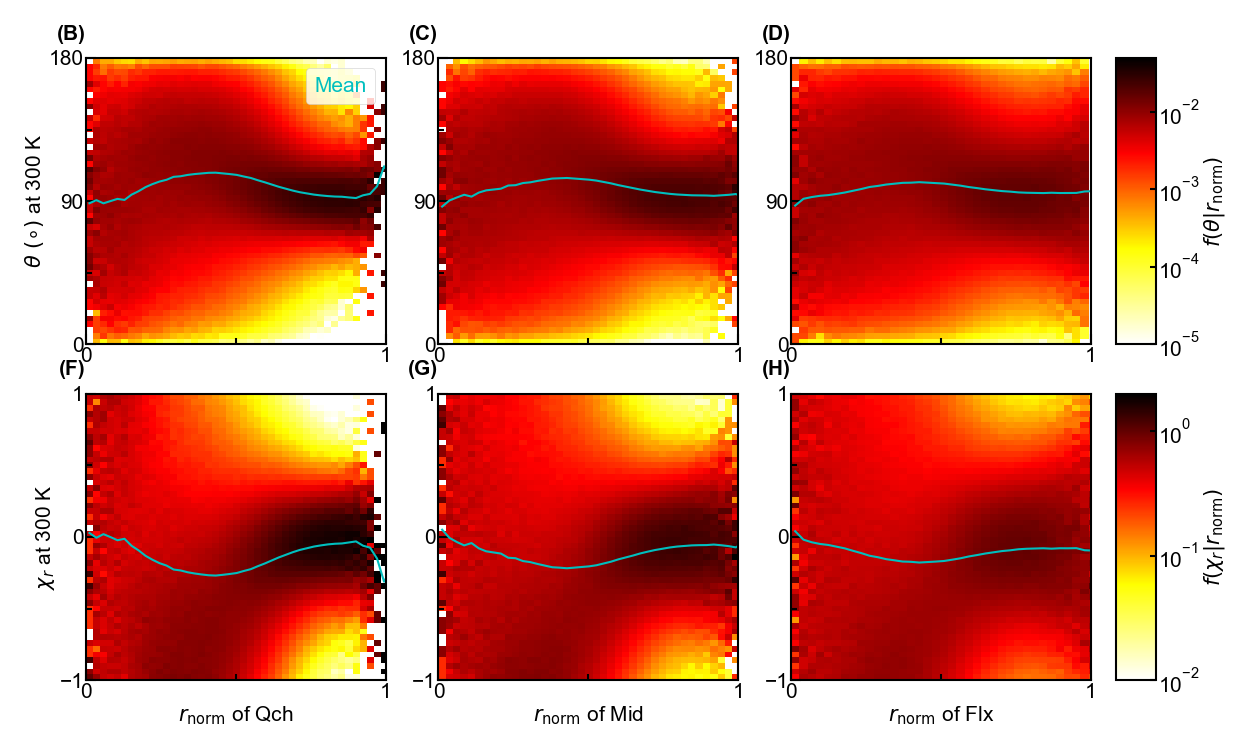

Here is the Python script that generated this plot:
"""Import Modules"""
import numpy as np
from scipy.optimize import curve_fit
import random
import matplotlib.pyplot as plt
import matplotlib.cm as cm
from matplotlib.colors import LinearSegmentedColormap,ListedColormap
import matplotlib.ticker as ticker
from mpl_toolkits.axes_grid1 import make_axes_locatable
from matplotlib.pyplot import MultipleLocator
from matplotlib.collections import LineCollection
from matplotlib import colors
from matplotlib.ticker import LogLocator,LogFormatter,AutoMinorLocator
import sys
sys.path.append('D:\\Work\\Code\\Functions')
from pyw import pyw

"""Set Arguments"""
dir1='../../dst/dst_r'
dir2='../../ori/ori_r'
dir3='../../ori/ori_r_rel'
dir4='../../ori/mag_r'
figname='ori_r'
mdls=['1.55sgm_1.0sgm','1.5sgm_0.82sgm','1.37sgm_0.6sgm']
Mdls=['Qch','Mid','Flx']
nmd=len(mdls)
res=['A','R','N','D','C','Q','E','G','H','I','L','K','M','F','P','S','T','W','Y','V']
res_sort=['R','H','K','D','E','S','T','N','Q','C','G','P','A','V','I','L','M','F','Y','W']
seq='MASNDYTQQA TQSYGAYPTQ PGQGYSQQSS QPYGQQSYSG YSQSTDTSGY GQSSYSSYGQ SQNTGYGTQS TPQGYGSTGG YGSSQSSQSS YGQQSSYPGY ' \
    'GQQPAPSSTS GSYGSSSQSS SYGQPQSGSY SQQPSYGGQQ QSYGQQQSYN PPQGYGQQNQ YNS'
seq=seq.replace(' ','')
nat=len(seq)
seq=[res.index(seq[i]) for i in range(nat)]
nhi_r=250
nhi_tht=50
nhi_phi=50
nhi_mag=50

"""Read Data"""
rs=np.zeros(nmd)
d=np.zeros(nmd)
for i in range(nmd):
    rs[i],d[i]=pyw(f'{dir1}/{mdls[i]}.pyw','Position')[:2,0]

r=np.zeros((nmd,nhi_r))
tht=np.zeros((nmd,nhi_tht))
ptht=np.zeros((nmd,nhi_r,nhi_tht))
tht_mean=np.zeros((nmd,nhi_r))
tht_std=np.zeros((nmd,nhi_r))
for i in range(nmd):
    q=np.load(f'{dir2}/{mdls[i]}.npz')
    r[i]=q['r']
    tht[i]=q['tht']
    ptht[i]=q['p']
    tht_mean[i]=q['tht_mean']
    tht_std[i]=q['tht_std']
tht*=180/np.pi
ptht/=180/np.pi
tht_mean*=180/np.pi
tht_std*=180/np.pi
for i in range(nmd):
    idx=r[i]>rs[i]+d[i]
    ptht[i,idx]=np.nan
ptht=ptht/np.sum(ptht*180/nhi_tht,axis=-1,keepdims=True)

p_rand=np.pi/360*np.sin(np.pi*tht[0]/180)
dptht=2*np.arccos(np.clip(np.sum(np.sqrt(ptht)*np.sqrt(p_rand[np.newaxis,np.newaxis])*180/nhi_tht,axis=-1),-1.0,1.0))

r=np.zeros((nmd,nhi_r))
mag=np.zeros((nmd,nhi_mag))
pmag=np.zeros((nmd,nhi_r,nhi_mag))
mag_mean=np.zeros((nmd,nhi_r))
mag_std=np.zeros((nmd,nhi_r))
for i in range(nmd):
    q=np.load(f'{dir4}/{mdls[i]}.npz')
    r[i]=q['r']
    mag[i]=q['mag']
    pmag[i]=q['p']
    mag_mean[i]=q['mag_mean']
    mag_std[i]=q['mag_std']
pmag=pmag/np.sum(pmag*2/nhi_mag,axis=-1,keepdims=True)

"""Plot"""
fig,axs=plt.subplots(2,nmd,figsize=(25,15))
marglft=0.5
margrig=0.5
margbot=0.5
margtop=0.5
spcwth=0.2
spchei=-0.1
cbarwth=0.8
cbarspcwth=0.5
wth=3
font={'family':'Arial','size':30}
lenmaj=15
lenmin=8
lenbar=8
xtick=1
ytick=90
ctick=1
color=[(1,1,1),(1,1,0),(1,0,0),(0,0,0)]
nodes=[0/3,1/3,2/3,3/3]
cmap1=LinearSegmentedColormap.from_list('custom_cmap',list(zip(nodes,color)))
norm1=colors.LogNorm(vmin=1e-5,vmax=5e-2)
color=[(1,1,1),(1,1,0),(1,0,0),(0,0,0)]
nodes=[0/3,1/3,2/3,3/3]
cmap2=LinearSegmentedColormap.from_list('custom_cmap',list(zip(nodes,color)))
norm2=colors.LogNorm(vmin=1e-2,vmax=2e0)
ann=[['(B)','(C)','(D)'],['(F)','(G)','(H)']]

for i in range(nmd):
    ax=axs[0,i]
    ax.annotate(ann[0][i],xy=(0.0,1.05),xycoords='axes fraction',fontfamily=font['family'],fontsize=font['size'],fontweight='bold',va='bottom',ha='right')
    ax.pcolormesh(r[i]/(rs[i]+d[i]),tht[i],ptht[i].T,cmap=cmap1,norm=norm1)
    ax.plot(r[i]/(rs[i]+d[i]),tht_mean[i],'c',linewidth=wth,label='Mean')
    ax.autoscale()
    ax.minorticks_on()
    ax.tick_params(axis='both',which='major',direction='in',width=wth,length=lenmaj,labelfontfamily=font['family'],labelsize=font['size'])
    ax.tick_params(axis='both',which='minor',direction='in',width=wth,length=lenmin,labelfontfamily=font['family'],labelsize=font['size'])
    ax.xaxis.set_major_locator(MultipleLocator(1))
    ax.xaxis.set_minor_locator(AutoMinorLocator(2))
    ax.yaxis.set_major_locator(MultipleLocator(90))
    ax.yaxis.set_minor_locator(AutoMinorLocator(2))
    ax.spines['bottom'].set_linewidth(wth)
    ax.spines['top'].set_linewidth(wth)
    ax.spines['left'].set_linewidth(wth)
    ax.spines['right'].set_linewidth(wth)
    ax.set_xlim(0,1)
    if i==0:
        ax.set_ylabel('$\\theta~(\\circ)$ at 300 K',fontdict=font)
        leg=ax.legend(loc='best',handlelength=0.0,handletextpad=0.0,prop={'family':font['family'],'size':font['size']})
        for hnd,txt in zip(leg.legend_handles,leg.get_texts()):
            txt.set_color(hnd.get_color())

top=axs[0,-1].get_position().y1
bot=axs[0,-1].get_position().y0
cbar_ax=fig.add_axes([1.0,bot,0.1,top-bot])
sm=plt.cm.ScalarMappable(cmap=cmap1,norm=norm1)
sm.set_array([])
cbar1=plt.colorbar(sm,cax=cbar_ax)
cbar1.set_label('$f(\\theta|r_\\mathrm{norm})$',fontdict=font)
cbar1.ax.tick_params(which='major',direction='in',width=wth,length=lenmin,labelfontfamily=font['family'],labelsize=font['size'])
cbar1.ax.tick_params(which='minor',direction='in',width=wth,length=0,labelfontfamily=font['family'],labelsize=font['size'])
cbar1.outline.set_linewidth(wth)

for i in range(nmd):
    ax=axs[1,i]
    ax.annotate(ann[1][i],xy=(0.0,1.05),xycoords='axes fraction',fontfamily=font['family'],fontsize=font['size'],fontweight='bold',va='bottom',ha='right')
    ax.pcolormesh(r[i]/(rs[i]+d[i]),mag[i],pmag[i].T,cmap=cmap2,norm=norm2)
    ax.plot(r[i]/(rs[i]+d[i]),mag_mean[i],'c',linewidth=wth,label='Mean')
    ax.autoscale()
    ax.minorticks_on()
    ax.tick_params(axis='both',which='major',direction='in',width=wth,length=lenmaj,labelfontfamily=font['family'],labelsize=font['size'])
    ax.tick_params(axis='both',which='minor',direction='in',width=wth,length=lenmin,labelfontfamily=font['family'],labelsize=font['size'])
    ax.xaxis.set_major_locator(MultipleLocator(1))
    ax.xaxis.set_minor_locator(AutoMinorLocator(2))
    ax.yaxis.set_major_locator(MultipleLocator(1))
    ax.yaxis.set_minor_locator(AutoMinorLocator(2))
    ax.spines['bottom'].set_linewidth(wth)
    ax.spines['top'].set_linewidth(wth)
    ax.spines['left'].set_linewidth(wth)
    ax.spines['right'].set_linewidth(wth)
    ax.set_xlim(0,1)
    ax.set_xlabel('$r_\\mathrm{norm}$ of %s'%Mdls[i],fontdict=font)
    if i==0:
        ax.set_ylabel('$\\chi_r$ at 300 K',fontdict=font)

top=axs[1,-1].get_position().y1
bot=axs[1,-1].get_position().y0
cbar_ax=fig.add_axes([1.0,bot,0.1,top-bot])
sm=plt.cm.ScalarMappable(cmap=cmap2,norm=norm2)
sm.set_array([])
cbar2=plt.colorbar(sm,cax=cbar_ax)
cbar2.set_label('$f(\\chi_r|r_\\mathrm{norm})$',fontdict=font)
cbar2.ax.tick_params(which='major',direction='in',width=wth,length=lenmin,labelfontfamily=font['family'],labelsize=font['size'])
cbar2.ax.tick_params(which='minor',direction='in',width=wth,length=0,labelfontfamily=font['family'],labelsize=font['size'])
cbar2.outline.set_linewidth(wth)

fig.canvas.draw()
tight_bbox=fig.get_tightbbox(fig.canvas.get_renderer())
alllft=tight_bbox.x0
allrig=tight_bbox.x1
allbot=tight_bbox.y0
alltop=tight_bbox.y1
figwth,fighei=fig.get_size_inches()
boxlft=np.inf
boxrig=-np.inf
boxbot=np.inf
boxtop=-np.inf
for ax in fig.axes:    
    pos=ax.get_position()
    left=pos.x0*figwth
    right=left+pos.width*figwth
    bottom=pos.y0*fighei
    top=bottom+pos.height*fighei
    boxlft=min(boxlft,left)
    boxrig=max(boxrig,right)
    boxbot=min(boxbot,bottom)
    boxtop=max(boxtop,top)
pos1=cbar1.ax.get_position()
pos2=cbar2.ax.get_position()
boxrig=max(boxrig,(pos1.x0+pos1.width)*figwth,(pos2.x0+pos2.width)*figwth)
outlft=boxlft-alllft
outrig=allrig-boxrig
outbot=boxbot-allbot
outtop=alltop-boxtop

axs_2d=np.atleast_2d(axs)
nrows,ncols=np.shape(axs_2d)
outlfts=np.zeros((nrows,ncols))
outrigs=np.zeros((nrows,ncols))
outbots=np.zeros((nrows,ncols))
outtops=np.zeros((nrows,ncols))
dpi=fig.dpi 
for i in range(nrows):
    for j in range(ncols):
        ax=axs_2d[i,j]
        ref_bounds=ax.get_position().bounds
        alllft,allrig=np.inf,-np.inf
        allbot,alltop=np.inf,-np.inf
        for a in fig.axes:
            if a.get_position().bounds==ref_bounds:
                tight_bbox=a.get_tightbbox(fig.canvas.get_renderer())   # 点坐标
                alllft=min(alllft,tight_bbox.x0/dpi)
                allrig=max(allrig,tight_bbox.x1/dpi)
                allbot=min(allbot,tight_bbox.y0/dpi)
                alltop=max(alltop,tight_bbox.y1/dpi)
        boxlft=ref_bounds[0]*figwth
        boxrig=(ref_bounds[0]+ref_bounds[2])*figwth
        boxbot=ref_bounds[1]*fighei
        boxtop=(ref_bounds[1]+ref_bounds[3])*fighei
        outlfts[i,j]=boxlft-alllft
        outrigs[i,j]=allrig-boxrig
        outbots[i,j]=boxbot-allbot
        outtops[i,j]=alltop-boxtop

if ncols>1:
    spcwth+=np.max(outrigs[:,:-1]+outlfts[:,1:])
if nrows>1:
    spchei+=np.max(outbots[:-1,:]+outtops[1:,:])
plt.subplots_adjust(left=(marglft+outlft)/figwth,
                    right=1.0-(margrig+outrig+cbarwth+cbarspcwth)/figwth,
                    bottom=(margbot+outbot)/fighei,
                    top=1.0-(margtop+outtop)/fighei,
                    hspace=nrows*spchei/(fighei-margbot-outbot-margtop-outtop-(nrows-1)*spchei),
                    wspace=ncols*spcwth/(figwth-marglft-outlft-margrig-outrig-cbarwth-cbarspcwth-(ncols-1)*spcwth))
cbar1.ax.set_position([1.0-(margrig+outrig+cbarwth)/figwth,
                       0.5-(margtop+outtop-margbot-outbot)/fighei/2+spchei/fighei/2,
                       cbarwth/figwth,
                       0.5-(margtop+outtop+margbot+outbot)/fighei/2-spchei/fighei/2])
cbar2.ax.set_position([1.0-(margrig+outrig+cbarwth)/figwth,
                       (margbot+outbot)/fighei,
                       cbarwth/figwth,
                       0.5-(margtop+outtop+margbot+outbot)/fighei/2-spchei/fighei/2])

plt.savefig(f'{figname}.png',format='png',dpi=50)
plt.savefig(f'{figname}.pdf',format='pdf')
# plt.show()

fig,axs=plt.subplots(1,2,figsize=(25,10))
marglft=0.5
margrig=0.5
margbot=0.5
margtop=0.5
spcwth=0.2
spchei=-0.1
cbarwth=0.0
cbarspcwth=0.0
wth=3
font={'family':'Arial','size':30}
lenmaj=15
lenmin=8
lenbar=8
xtick=0.1
ytick=20
ctick=1
ann=['(A)','(B)']
clrs=['r','g','b']

ax=axs[0]
ax.annotate(ann[0],xy=(0.0,1.05),xycoords='axes fraction',fontfamily=font['family'],fontsize=font['size'],fontweight='bold',va='bottom',ha='right')
for i in range(nmd):
    ax.plot(r[i]/(rs[i]+d[i]),dptht[i],color=clrs[i],linewidth=wth,label=Mdls[i])
ax.autoscale()
ax.minorticks_on()
ax.tick_params(axis='both',which='major',direction='in',width=wth,length=lenmaj,labelfontfamily=font['family'],labelsize=font['size'])
ax.tick_params(axis='both',which='minor',direction='in',width=wth,length=lenmin,labelfontfamily=font['family'],labelsize=font['size'])
ax.xaxis.set_major_locator(MultipleLocator(1))
ax.xaxis.set_minor_locator(AutoMinorLocator(2))
ax.yaxis.set_major_locator(MultipleLocator(1))
ax.yaxis.set_minor_locator(AutoMinorLocator(2))
ax.spines['bottom'].set_linewidth(wth)
ax.spines['top'].set_linewidth(wth)
ax.spines['left'].set_linewidth(wth)
ax.spines['right'].set_linewidth(wth)
ax.set_xlim(0,1)
ax.set_xlabel('$r_\\mathrm{norm}$',fontdict=font)
ax.set_ylabel('$d_\\mathrm{FR}(f(\\theta),f_\\mathrm{rand}(\\theta))$ at 300 K',fontdict=font)
leg=ax.legend(loc='best',handlelength=0.0,handletextpad=0.0,prop={'family':font['family'],'size':font['size']})
for hnd,txt in zip(leg.legend_handles,leg.get_texts()):
    txt.set_color(hnd.get_color())

ax=axs[1]
ax.annotate(ann[1],xy=(0.0,1.05),xycoords='axes fraction',fontfamily=font['family'],fontsize=font['size'],fontweight='bold',va='bottom',ha='right')
for i in range(nmd):
    ax.plot(r[i]/(rs[i]+d[i]),mag_mean[i,:],color=clrs[i],linewidth=wth)
    ax.plot(r[i]/(rs[i]+d[i]),mag_std[i,:],color=clrs[i],linewidth=wth,linestyle='--')
ax.plot([],[],color='k',linewidth=wth,label='$\\langle\\cdot\\rangle$')
ax.plot([],[],color='k',linewidth=wth,linestyle='--',label='$\\mathrm{std.}(\\cdot)$')
ax.autoscale()
ax.minorticks_on()
ax.tick_params(axis='both',which='major',direction='in',width=wth,length=lenmaj,labelfontfamily=font['family'],labelsize=font['size'])
ax.tick_params(axis='both',which='minor',direction='in',width=wth,length=lenmin,labelfontfamily=font['family'],labelsize=font['size'])
ax.xaxis.set_major_locator(MultipleLocator(1))
ax.xaxis.set_minor_locator(AutoMinorLocator(2))
ax.yaxis.set_major_locator(MultipleLocator(1))
ax.yaxis.set_minor_locator(AutoMinorLocator(2))
ax.spines['bottom'].set_linewidth(wth)
ax.spines['top'].set_linewidth(wth)
ax.spines['left'].set_linewidth(wth)
ax.spines['right'].set_linewidth(wth)
ax.set_xlim(0,1)
ax.set_ylim(-1,1)
ax.set_xlabel('$r_\\mathrm{norm}$',fontdict=font)
ax.set_ylabel('$\\chi_r$',fontdict=font)
leg=ax.legend(loc='best',prop={'family':font['family'],'size':font['size']})

fig.canvas.draw()
tight_bbox=fig.get_tightbbox(fig.canvas.get_renderer())
alllft=tight_bbox.x0
allrig=tight_bbox.x1
allbot=tight_bbox.y0
alltop=tight_bbox.y1
figwth,fighei=fig.get_size_inches()
boxlft=np.inf
boxrig=-np.inf
boxbot=np.inf
boxtop=-np.inf
for ax in fig.axes:    
    pos=ax.get_position()
    left=pos.x0*figwth
    right=left+pos.width*figwth
    bottom=pos.y0*fighei
    top=bottom+pos.height*fighei
    boxlft=min(boxlft,left)
    boxrig=max(boxrig,right)
    boxbot=min(boxbot,bottom)
    boxtop=max(boxtop,top)
outlft=boxlft-alllft
outrig=allrig-boxrig
outbot=boxbot-allbot
outtop=alltop-boxtop

axs_2d=np.atleast_2d(axs)
nrows,ncols=np.shape(axs_2d)
outlfts=np.zeros((nrows,ncols))
outrigs=np.zeros((nrows,ncols))
outbots=np.zeros((nrows,ncols))
outtops=np.zeros((nrows,ncols))
dpi=fig.dpi 
for i in range(nrows):
    for j in range(ncols):
        ax=axs_2d[i,j]
        ref_bounds=ax.get_position().bounds
        alllft,allrig=np.inf,-np.inf
        allbot,alltop=np.inf,-np.inf
        for a in fig.axes:
            if a.get_position().bounds==ref_bounds:
                tight_bbox=a.get_tightbbox(fig.canvas.get_renderer())   # 点坐标
                alllft=min(alllft,tight_bbox.x0/dpi)
                allrig=max(allrig,tight_bbox.x1/dpi)
                allbot=min(allbot,tight_bbox.y0/dpi)
                alltop=max(alltop,tight_bbox.y1/dpi)
        boxlft=ref_bounds[0]*figwth
        boxrig=(ref_bounds[0]+ref_bounds[2])*figwth
        boxbot=ref_bounds[1]*fighei
        boxtop=(ref_bounds[1]+ref_bounds[3])*fighei
        outlfts[i,j]=boxlft-alllft
        outrigs[i,j]=allrig-boxrig
        outbots[i,j]=boxbot-allbot
        outtops[i,j]=alltop-boxtop
if ncols>1:
    spcwth+=np.max(outrigs[:,:-1]+outlfts[:,1:])
if nrows>1:
    spchei+=np.max(outbots[:-1,:]+outtops[1:,:])
plt.subplots_adjust(left=(marglft+outlft)/figwth,
                    right=1.0-(margrig+outrig+cbarwth+cbarspcwth)/figwth,
                    bottom=(margbot+outbot)/fighei,
                    top=1.0-(margtop+outtop)/fighei,
                    hspace=nrows*spchei/(fighei-margbot-outbot-margtop-outtop-(nrows-1)*spchei),
                    wspace=ncols*spcwth/(figwth-marglft-outlft-margrig-outrig-cbarwth-cbarspcwth-(ncols-1)*spcwth))

plt.savefig(f'{figname}_1.png',format='png',dpi=50)
plt.savefig(f'{figname}_1.pdf',format='pdf')
# plt.show()

fig=plt.figure(figsize=(25,10))
gs=fig.add_gridspec(nrows=1,ncols=2,width_ratios=[1,1],wspace=0.2)
axs=[fig.add_subplot(gs[i]) for i in range(gs.ncols)]
font={'family':'Arial','size':30}
ann=['(A)','(E)']
for i in range(2):
    ax=axs[i]
    ax.annotate(ann[i],xy=(0.0,1.05),xycoords='axes fraction',fontfamily=font['family'],fontsize=font['size'],fontweight='bold',va='bottom',ha='right')
    if i==0:
        ax.text(0.0,0.5,'$\\theta r$',fontfamily=font['family'],fontsize=font['size'])
    ax.set_axis_off()
figwth,fighei=fig.get_size_inches()
plt.subplots_adjust(left=(marglft+outlft)/figwth,
                    right=1.0-(margrig+outrig+cbarwth+cbarspcwth)/figwth,
                    bottom=(margbot+outbot)/fighei,
                    top=1.0-(margtop+outtop)/fighei)
plt.savefig(f'{figname}_blk.png',format='png')
plt.savefig(f'{figname}_blk.pdf',format='pdf')
